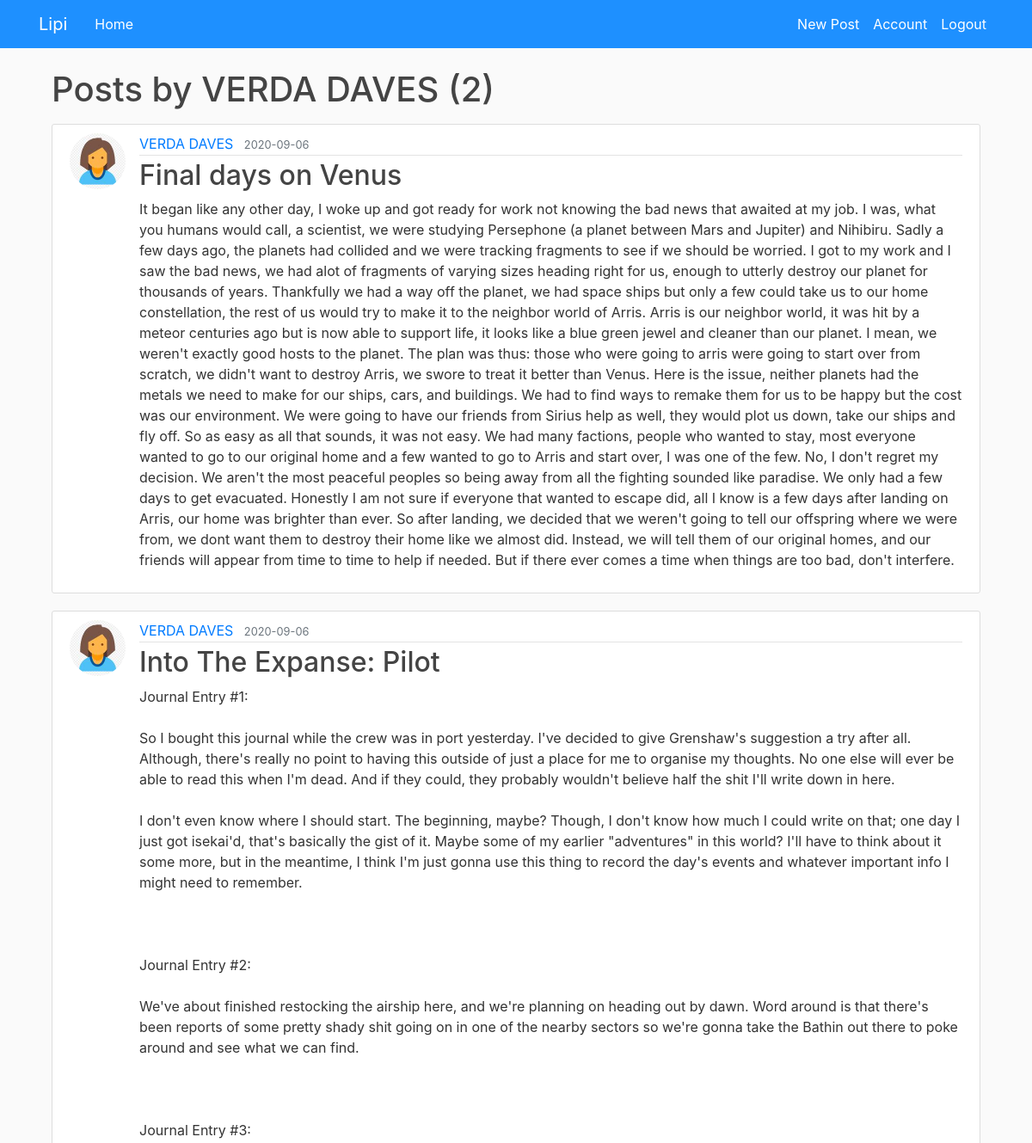
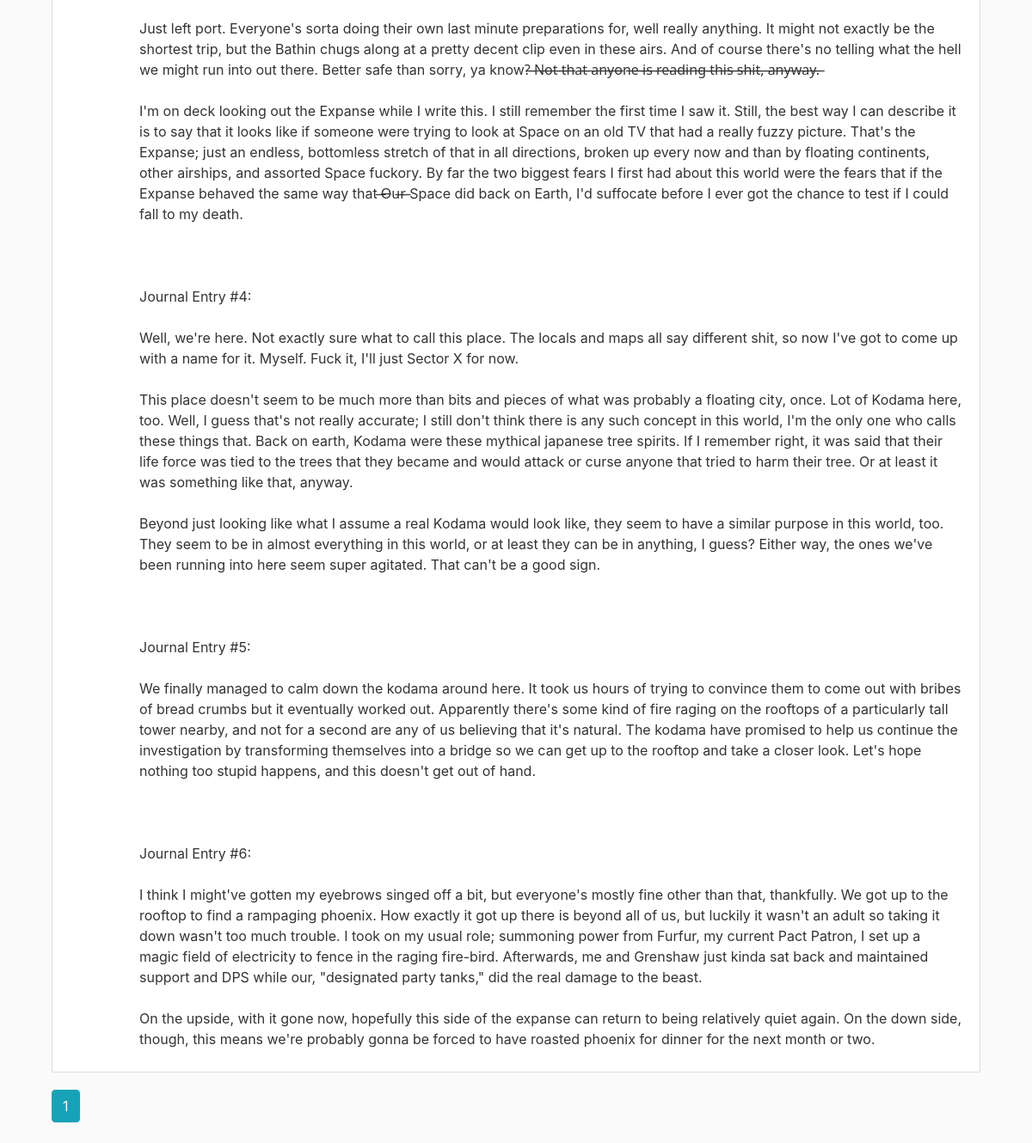
Page /user/VERDA DAVES (signed in) on the committed database (2 pictures, top to bottom).
### flaskblog/models.py (models this page shows, shortened)
class User(db.Model, UserMixin):
    id = db.Column(db.Integer, primary_key=True)
    username = db.Column(db.String(20), unique=True, nullable=False)
    email = db.Column(db.String(120), unique=True, nullable=False)
    image_file = db.Column(db.String(20), nullable=False, default='default.jpg')
    password = db.Column(db.String(60), nullable=False)
    posts = db.relationship('Post', backref='author', lazy=True)
    current_url = db.Column(db.String(100), default='')

class Post(db.Model):
    id = db.Column(db.Integer, primary_key=True)
    title = db.Column(db.String(100), nullable=False)
    date_posted = db.Column(db.DateTime, nullable=False, default=datetime.utcnow)
    content = db.Column(db.Text, nullable=False)
    user_id = db.Column(db.Integer, db.ForeignKey('user.id'), nullable=False)
    total_views = db.Column(db.Integer, default=0)
    usernames = db.Column(db.String(2000), default='')

### flaskblog/users/routes.py (the view)
@users.route("/user/<string:username>")
def user_posts(username):
    page = request.args.get('page', 1, type=int)
    user = User.query.filter_by(username=username).first_or_404()
    posts = Post.query.filter_by(author=user)\
        .order_by(Post.date_posted.desc())\
        .paginate(page=page, per_page=5)
    current_user.current_url = ""
    db.session.commit()
    return render_template('user_posts.html', posts=posts, user=user)

### flaskblog/models.py (called while the page is built)
@login_manager.user_loader
def load_user(user_id):
    return User.query.get(int(user_id))

### flaskblog/templates/user_posts.html
{% extends "layout.html" %}
{% block content %}
    <h1 class="mb-3">Posts by {{ user.username }} ({{ posts.total }})</h1>
    {% for post in posts.items %}
        <article class="media content-section">
          <img class="rounded-circle article-img" src="{{ url_for('static', filename='profile_pics/' + post.author.image_file) }}">
          <div class="media-body">
            <div class="article-metadata">
              <a class="mr-2" href="{{ url_for('users.user_posts', username=post.author.username) }}">{{ post.author.username }}</a>
              <small class="text-muted">{{ post.date_posted.strftime('%Y-%m-%d') }}</small>
            </div>
            <h2><a class="article-title" href="{{ url_for('posts.post', post_id=post.id) }}">{{ post.title }}</a></h2>
            <p class="article-content">{{ post.content }}</p>
          </div>
        </article>
    {% endfor %}
    {% for page_num in posts.iter_pages(left_edge=1, right_edge=1, left_current=1, right_current=2) %}
      {% if page_num %}
        {% if posts.page == page_num %}
          <a class="btn btn-info mb-4" href="{{ url_for('users.user_posts', username=user.username, page=page_num) }}">{{ page_num }}</a>
        {% else %}
          <a class="btn btn-outline-info mb-4" href="{{ url_for('users.user_posts', username=user.username, page=page_num) }}">{{ page_num }}</a>
        {% endif %}
      {% else %}
        ...
      {% endif %}
    {% endfor %}
{% endblock content %}

### flaskblog/static/main.css (style rules this page uses)
body { background: #fafafa; color: #333333; margin-top: 5rem; }
h1, h2, h3, h4, h5, h6 { color: #444444; }
.content-section { background: #ffffff; padding: 10px 20px; border: 1px solid #dddddd; border-radius: 3px; margin-bottom: 20px; }
.article-title { color: #444444; }
.article-content { white-space: pre-line; }
.article-img { height: 65px; width: 65px; margin-right: 16px; }
.article-metadata { padding-bottom: 1px; margin-bottom: 4px; border-bottom: 1px solid #e3e3e3 }

### rows in the picture
User: username "VERDA DAVES"
Post: image_file (picture), author.username "VERDA DAVES", date_posted "2020-09-06", title "Final days on Venus", content "It began like any other day, I woke up and got ready for work not knowing the bad news that awaited at my job. I was, what you humans would call, a scientist, we were studying Persephone (a planet between Mars and Jupiter) and Nihibiru. Sadly a few days ago, the planets had collided and we were tracking fragments to see if we should be worried. I got to my work and I saw the bad news, we had alot of fragments of varying sizes heading right for us, enough to utterly destroy our planet for thousands of years. Thankfully we had a way off the planet, we had space ships but only a few could take us to our home constellation, the rest of us would try to make it to the neighbor world of Arris.…"
Post: image_file (picture), author.username "VERDA DAVES", date_posted "2020-09-06", title "Into The Expanse: Pilot", content "Journal Entry #1: So I bought this journal while the crew was in port yesterday. I've decided to give Grenshaw's suggestion a try after all. Although, there's really no point to having this outside of just a place for me to organise my thoughts. No one else will ever be able to read this when I'm dead. And if they could, they probably wouldn't believe half the shit I'll write down in here. I don't even know where I should start. The beginning, maybe? Though, I don't know how much I could write on that; one day I just got isekai'd, that's basically the gist of it. Maybe some of my earlier \"adventures\" in this world? I'll have to think about it some more, but in the meantime, I think I'm just…"

### other values in the picture
{{ posts.total }} "2"
{{ page_num }} "1"
